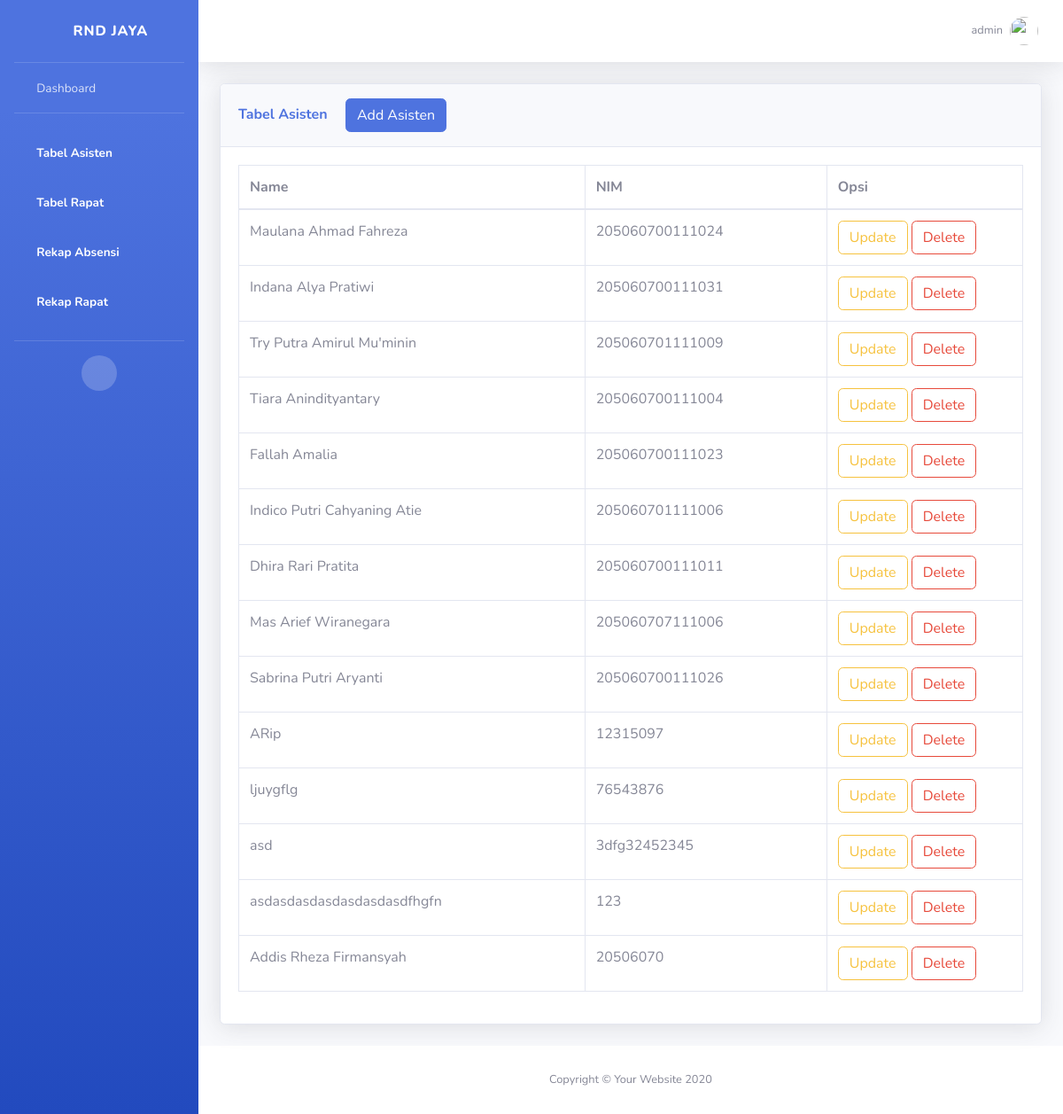
The page /tablesasisten.html (signed in) on the database its author committed.
### notulensi_app/models.py (models this page shows, shortened)
class Asisten(models.Model):
  nim = models.CharField(max_length=30, primary_key=True, null=False)
  nama = models.CharField(max_length=100)

### notulensi_app/views.py (the view)
# urls.py: path('tablesasisten.html', views.tabelasisten, name="tabelasisten"),
@login_required
def tabelasisten(request):
  if request.method == "POST":
    addnama= request.POST["nama"]
    addnim = request.POST["nim"]
    add_asisten = Asisten(nim=addnim, nama=addnama)
    add_asisten.save()
    return HttpResponseRedirect('tablesasisten.html')
  else:
    asist = Asisten.objects.all()
  if request.user.is_authenticated and request.user.is_superuser:
    return render(request, 'tablesasisten.html', {
      "asisten" : asist
    })
  elif request.user.is_authenticated and request.user.is_staff:
    return render(request, 'tablesasistenstaff.html',{
      "asisten" : asist
    })
  else:
    return render(request, 'tablesasistenview.html',{
      "asisten" : asist})

### notulensi_app/templates/tablesasisten.html (shortened to what this page needs)
{%load static%}
<!DOCTYPE html>
<html lang="en">
<head>
    <link href="{% static 'website/vendor/fontawesome-free/css/all.min.css'%}" rel="stylesheet" type="text/css">
    <link href="{% static 'website/css/sb-admin-2.min.css'%}" rel="stylesheet">
    <link href="{% static 'website/vendor/datatables/dataTables.bootstrap4.min.css'%}" rel="stylesheet">
</head>
<body id="page-top">
    <div id="wrapper">
        <ul class="navbar-nav bg-gradient-primary sidebar sidebar-dark accordion" id="accordionSidebar">
            <a class="sidebar-brand d-flex align-items-center justify-content-center" href="index.html">
                <div class="sidebar-brand-icon rotate-n-15">
                    <i class="fas fa-laugh-wink"></i>
                </div>
                <div class="sidebar-brand-text mx-3">RND JAYA</div>
            </a>
            <hr class="sidebar-divider my-0">
            <li class="nav-item">
                <a class="nav-link" href="index.html">
                    <i class="fas fa-fw fa-tachometer-alt"></i>
                    <span>Dashboard</span></a>
            </li>
            <hr class="sidebar-divider">
            <div>
            <li class="nav-item active">
                <a class="nav-link" href="tablesasisten.html">
                    <i class="fas fa-fw fa-table"></i>
                    <span>Tabel Asisten </span></a></li>
            <li class="nav-item active">
                <a class="nav-link" href="tablerapat.html">
                    <i class="fas fa-fw fa-table"></i>
                    <span>Tabel Rapat</span></a>
            </li>
            <li class="nav-item active">
                <a class="nav-link" href="rekapabsen.html">
                    <i class="fas fa-fw fa-table"></i>
                    <span>Rekap Absensi</span></a>
            </li>
            <li class="nav-item active">
                <a class="nav-link" href="rekaprapat.html">
                    <i class="fas fa-fw fa-table"></i>
                    <span>Rekap Rapat</span></a>
            </li>
        </div>
            <hr class="sidebar-divider d-none d-md-block">
            <div class="text-center d-none d-md-inline">
                <button class="rounded-circle border-0" id="sidebarToggle"></button>
            </div>
        </ul>
        <div id="content-wrapper" class="d-flex flex-column">
            <div id="content">
                <nav class="navbar navbar-expand navbar-light bg-white topbar mb-4 static-top shadow">
                    <ul class="navbar-nav ml-auto">
                        <li class="nav-item dropdown no-arrow mx-1">
                            <a class="nav-link dropdown-toggle" href="#" id="alertsDropdown" role="button"
                                data-toggle="dropdown" aria-haspopup="true" aria-expanded="false">
                            </a>
                        </li>
                        <li class="nav-item dropdown no-arrow mx-1">
                            <a class="nav-link dropdown-toggle" href="#" id="messagesDropdown" role="button"
                                data-toggle="dropdown" aria-haspopup="true" aria-expanded="false">
                            </a>
                        </li>
                        <li class="nav-item dropdown no-arrow">
                            <a class="nav-link dropdown-toggle" href="#" id="userDropdown" role="button"
                                data-toggle="dropdown" aria-haspopup="true" aria-expanded="false">
                                <span class="mr-2 d-none d-lg-inline text-gray-600 small">{{user}}</span>
                                <img class="img-profile rounded-circle"
                                    src="{% static 'website/img/undraw_profile.jpg'%}">
                            </a>
                        </li>
                    </ul>
                </nav>
                <div class="container-fluid">
                    <div class="card shadow mb-4">
                        <div class="card-header py-3">
                            <h6 class="m-0 font-weight-bold text-primary">Tabel Asisten
                                <button type="button" class="btn btn-primary ml-3" data-toggle="modal" data-target="#asistenmodal">
                                    Add Asisten
                                  </button>  </h6>
                        </div>
                        <div class="card-body">
                            <div class="table-responsive">
                                <table class="table table-bordered" id="dataTable" width="100%" cellspacing="0">
                                    <thead>
                                        <tr>
                                            <th>Name</th>
                                            <th>NIM</th>
                                            <th style="align-items: center;" class="w-25" >Opsi</th>
                                        </tr>
                                    </thead>
                                    <tbody>
                                        {% for user in asisten %}
                                        <tr>
                                            <td> {{ user.nama }} </td>
                                            <td> {{ user.nim }} </td>
                                            <td>
                                                <a href="{% url 'asisten-edit' user.nim %}" class="btn btn-outline-warning">Update</a>
                                                <a href="{% url 'asisten-delete' user.nim %}" class="btn btn-outline-danger">Delete</a>
                                            </td>
                                        </tr>
                                        {% endfor %}
                                    </tbody>
                                </table>
                            </div>
                        </div>
                    </div>
                </div>
            </div>
            <footer class="sticky-footer bg-white">
                <div class="container my-auto">
                    <div class="copyright text-center my-auto">
                        <span>Copyright &copy; Your Website 2020</span>
                    </div>
                </div>
            </footer>
        </div>
    </div>
</body>
</html>

### rows shown on the page
Asisten: nama "Maulana Ahmad Fahreza", nim "205060700111024"
Asisten: nama "Indana Alya Pratiwi", nim "205060700111031"
Asisten: nama "Try Putra Amirul Mu'minin", nim "205060701111009"
Asisten: nama "Tiara Anindityantary", nim "205060700111004"
Asisten: nama "Fallah Amalia", nim "205060700111023"
Asisten: nama "Indico Putri Cahyaning Atie", nim "205060701111006"
Asisten: nama "Dhira Rari Pratita", nim "205060700111011"
Asisten: nama "Mas Arief Wiranegara", nim "205060707111006"
Asisten: nama "Sabrina Putri Aryanti", nim "205060700111026"
Asisten: nama "ARip", nim "12315097"
Asisten: nama "ljuygflg", nim "76543876"
Asisten: nama "asd", nim "3dfg32452345"
Asisten: nama "asdasdasdasdasdasdasdfhgfn", nim "123"
Asisten: nama "Addis Rheza Firmansyah", nim "20506070"

### other values the page prints
{{ user }} "admin"
